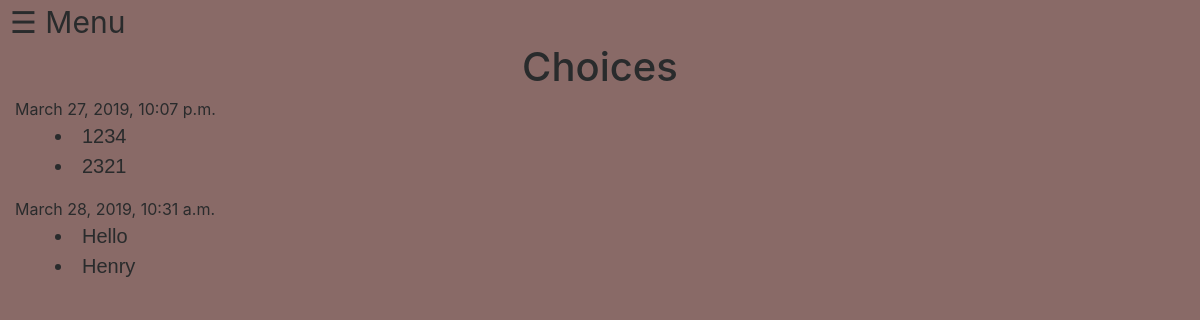
Before: /dartboard/choices (signed in) with the older database file.
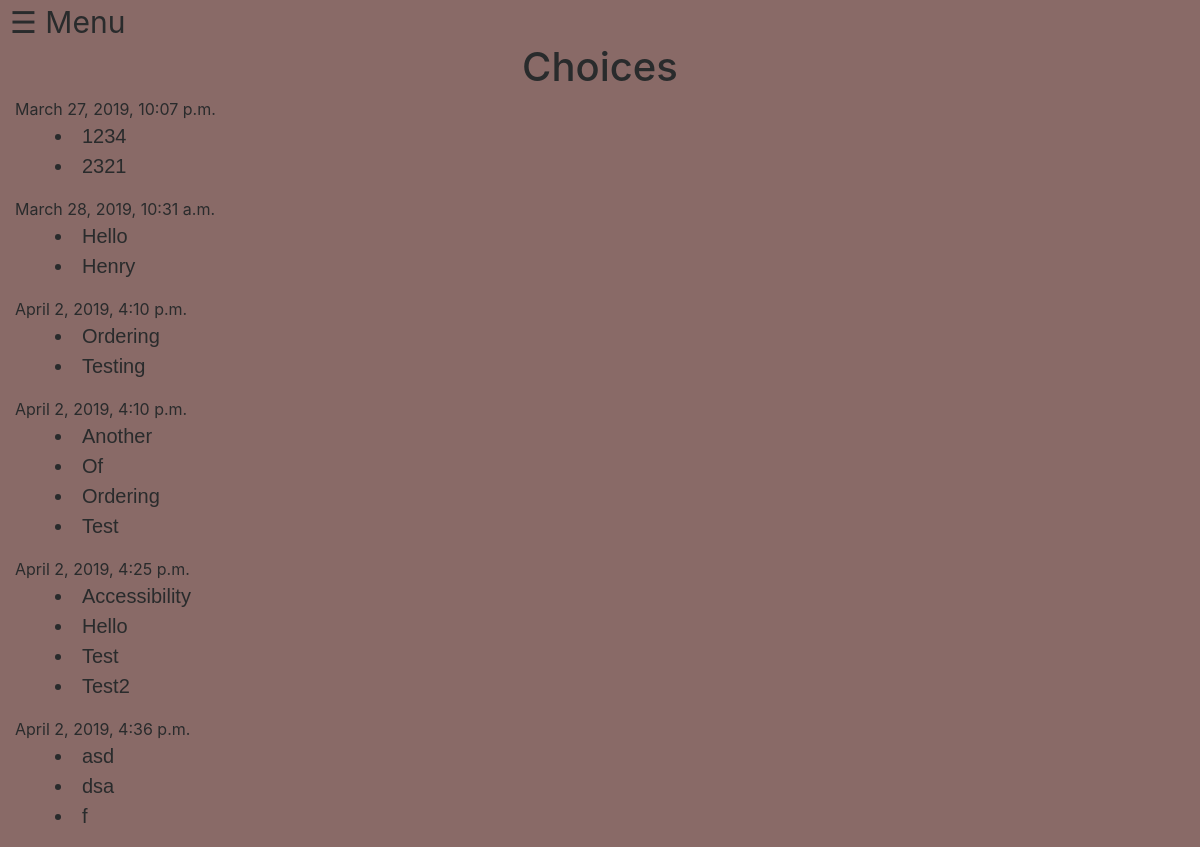
After: the same page with the newer database file.
### dartboard/models.py (models this page shows, shortened)
class Decision(models.Model):
    author = models.ForeignKey(User, on_delete=models.SET_NULL, null=True)
    timestamp = models.DateTimeField(max_length=200, blank=True)

class Choice(models.Model):
    author = models.ForeignKey(User, on_delete=models.SET_NULL, null=True)
    decision = models.ForeignKey('Decision', on_delete=models.SET_NULL, null=True)
    name = models.CharField(max_length=200, help_text='Enter the name of the choice')
    """
    def get_absolute_url(self):
        #Returns the url to access a detail record for this book.
        return reverse('choice-detail-view', args=[str(self.id)])
    """

### dartboard/views.py (the view)
# urls.py: path('choices', views.view_choices, name='choices'),
def view_choices(request):
    template_name ='choice_list_author.html'
    context = {'choice_list' : Choice.objects.filter(author=request.user).order_by('decision', 'name')}
    return render(request, 'choice_list_author.html', context=context)

### dartboard/templates/choice_list_author.html (shortened to what this page needs)
{% extends "base_generic.html" %}
{% block content %}
{% if choice_list %}
{% regroup choice_list by decision.timestamp as choices %}
<div class="row">
	<div class="col-md-12">
		<h1 style="text-align:center">Choices</h1>
		{% for decision in choices %}
		{{ decision.grouper }}
		<ul class="choice-list">
			{% for choice in decision.list %}
			<li>{{ choice.name }}</li>
			{% endfor %}
		</ul>
		{% endfor %}
	</div>
</div>
{% endif %}
{% endblock %}

### dartboard/templates/base_generic.html (shortened to what this page needs)
<!DOCTYPE html>
<html lang="en">
<head>
  <link rel="stylesheet" href="https://stackpath.bootstrapcdn.com/bootstrap/4.1.3/css/bootstrap.min.css">
  {% load static %}
  <link rel="stylesheet" href="{% static 'css/styles.css' %}">
  <link rel="stylesheet" href="{% static 'css/bootstrap.css' %}">
  <link rel="stylesheet" href="//code.jquery.com/ui/1.8.10/themes/smoothness/jquery-ui.css" type="text/css">
</head>
<body class="background">
  <div class="container-fluid">
    <div class="row">
      <span class="sidebar-button" onclick="openNav()">&#9776; Menu</span>
      <div class="col-sm-12 ">{% block content %}{% endblock %}</div>
    </div>
  </div>
</body>
</html>

### dartboard/static/css/styles.css (style rules this page uses)
.sidebar-button { font-size: 30px; cursor: pointer; margin-left: 10px; }
.background { background-color: #896a67; }
.choice-list { list-style: inside; font-family: Futura, Trebuchet MS, Arial, sans-serif; font-size: 20px; }

Changed rows visible on the page:
added Decision: grouper "April 2, 2019, 4:10 p.m."
added Choice: name "Ordering", shown under "April 2, 2019, 4:10 p.m."
added Choice: name "Testing", shown under "April 2, 2019, 4:10 p.m."
added Decision: grouper "April 2, 2019, 4:10 p.m."
added Choice: name "Another", shown under "April 2, 2019, 4:10 p.m."
added Choice: name "Of", shown under "April 2, 2019, 4:10 p.m."
added Choice: name "Ordering", shown under "April 2, 2019, 4:10 p.m."
added Choice: name "Test", shown under "April 2, 2019, 4:10 p.m."
added Decision: grouper "April 2, 2019, 4:25 p.m."
added Choice: name "Accessibility", shown under "April 2, 2019, 4:25 p.m."
added Choice: name "Hello", shown under "April 2, 2019, 4:25 p.m."
added Choice: name "Test", shown under "April 2, 2019, 4:25 p.m."
added Choice: name "Test2", shown under "April 2, 2019, 4:25 p.m."
added Decision: grouper "April 2, 2019, 4:36 p.m."
added Choice: name "asd", shown under "April 2, 2019, 4:36 p.m."
added Choice: name "dsa", shown under "April 2, 2019, 4:36 p.m."
added Choice: name "f", shown under "April 2, 2019, 4:36 p.m."
